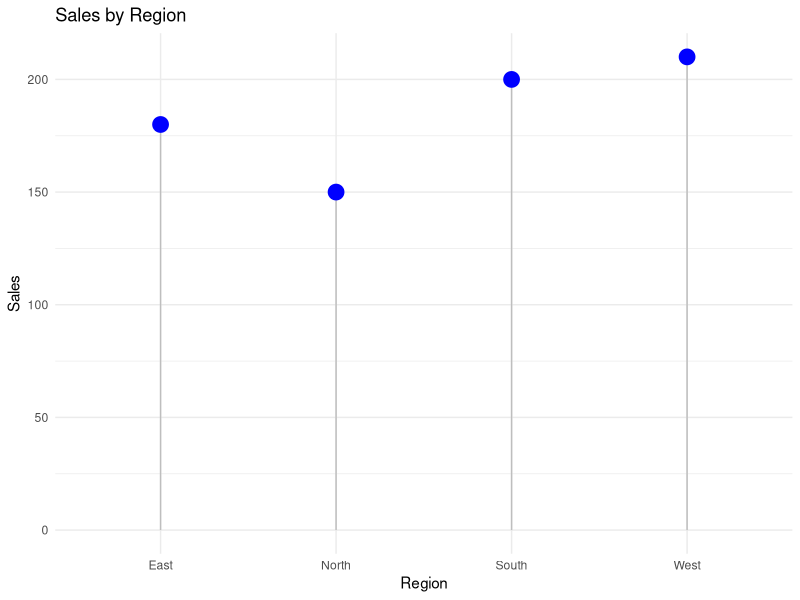

This figure's R source:
library(ggplot2)

sales_region_data <- data.frame(
  Region = c("North", "South", "East", "West"),
  Sales = c(150, 200, 180, 210)
)

ggplot(sales_region_data, aes(x = Region, y = Sales)) +
  geom_segment(aes(x = Region, xend = Region, y = 0, yend = Sales), color = "gray") +
  geom_point(color = "blue", size = 5) +
  labs(title = "Sales by Region", x = "Region", y = "Sales") +
  theme_minimal()
